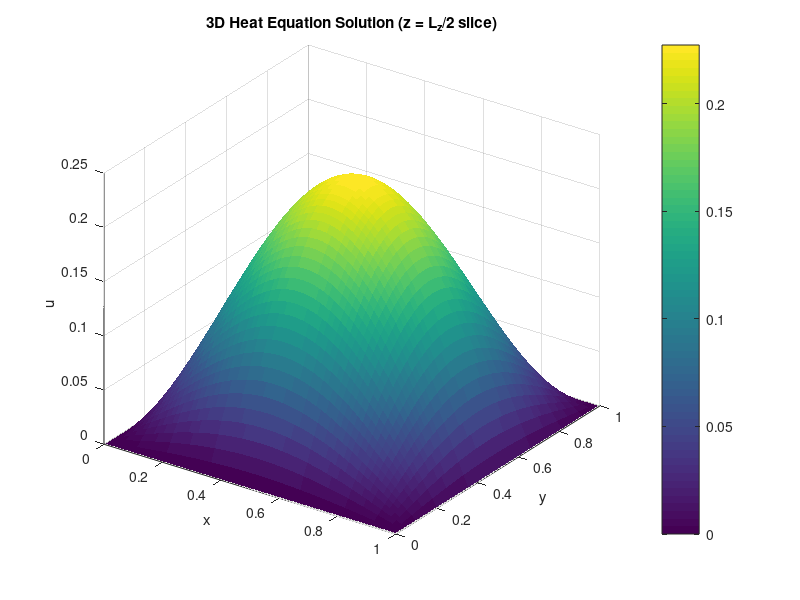

Recreate this plot in MATLAB.
% 3D Heat equation - analytical series solution
% u_t = k(u_xx + u_yy + u_zz)

clear; close all; clc;

% Parameters
Lx = 1; Ly = 1; Lz = 1;
k  = 1;
M = 10; N = 10; P = 10;   % number of modes

% Spatial grid
Nx = 60; Ny = 60; Nz = 60;
x = linspace(0,Lx,Nx);
y = linspace(0,Ly,Ny);
z = linspace(0,Lz,Nz);

[X,Y,Z] = meshgrid(x,y,z);

% Time
t = 0.05;

% Initial condition (single eigenmode example)
u0 = @(x,y,z) sin(pi*x/Lx).*sin(pi*y/Ly).*sin(pi*z/Lz);

% Compute coefficients analytically (only one nonzero here)
A = zeros(M,N,P);
A(1,1,1) = 1;  % because u0 is exactly first eigenmode

% Build solution
U = zeros(size(X));

for l = 1:M
    for m = 1:N
        for n = 1:P
            lambda = k*pi^2*(l^2/Lx^2 + m^2/Ly^2 + n^2/Lz^2);
            U = U + A(l,m,n) .* ...
                sin(l*pi*X/Lx) .* ...
                sin(m*pi*Y/Ly) .* ...
                sin(n*pi*Z/Lz) .* ...
                exp(-lambda*t);
        end
    end
end

% Plot a slice at z = Lz/2
z_index = round(Nz/2);
figure;
surf(X(:,:,z_index), Y(:,:,z_index), U(:,:,z_index), 'EdgeColor','none');
xlabel('x'); ylabel('y'); zlabel('u');
title('3D Heat Equation Solution (z = L_z/2 slice)');
colorbar;
view(35,30);
